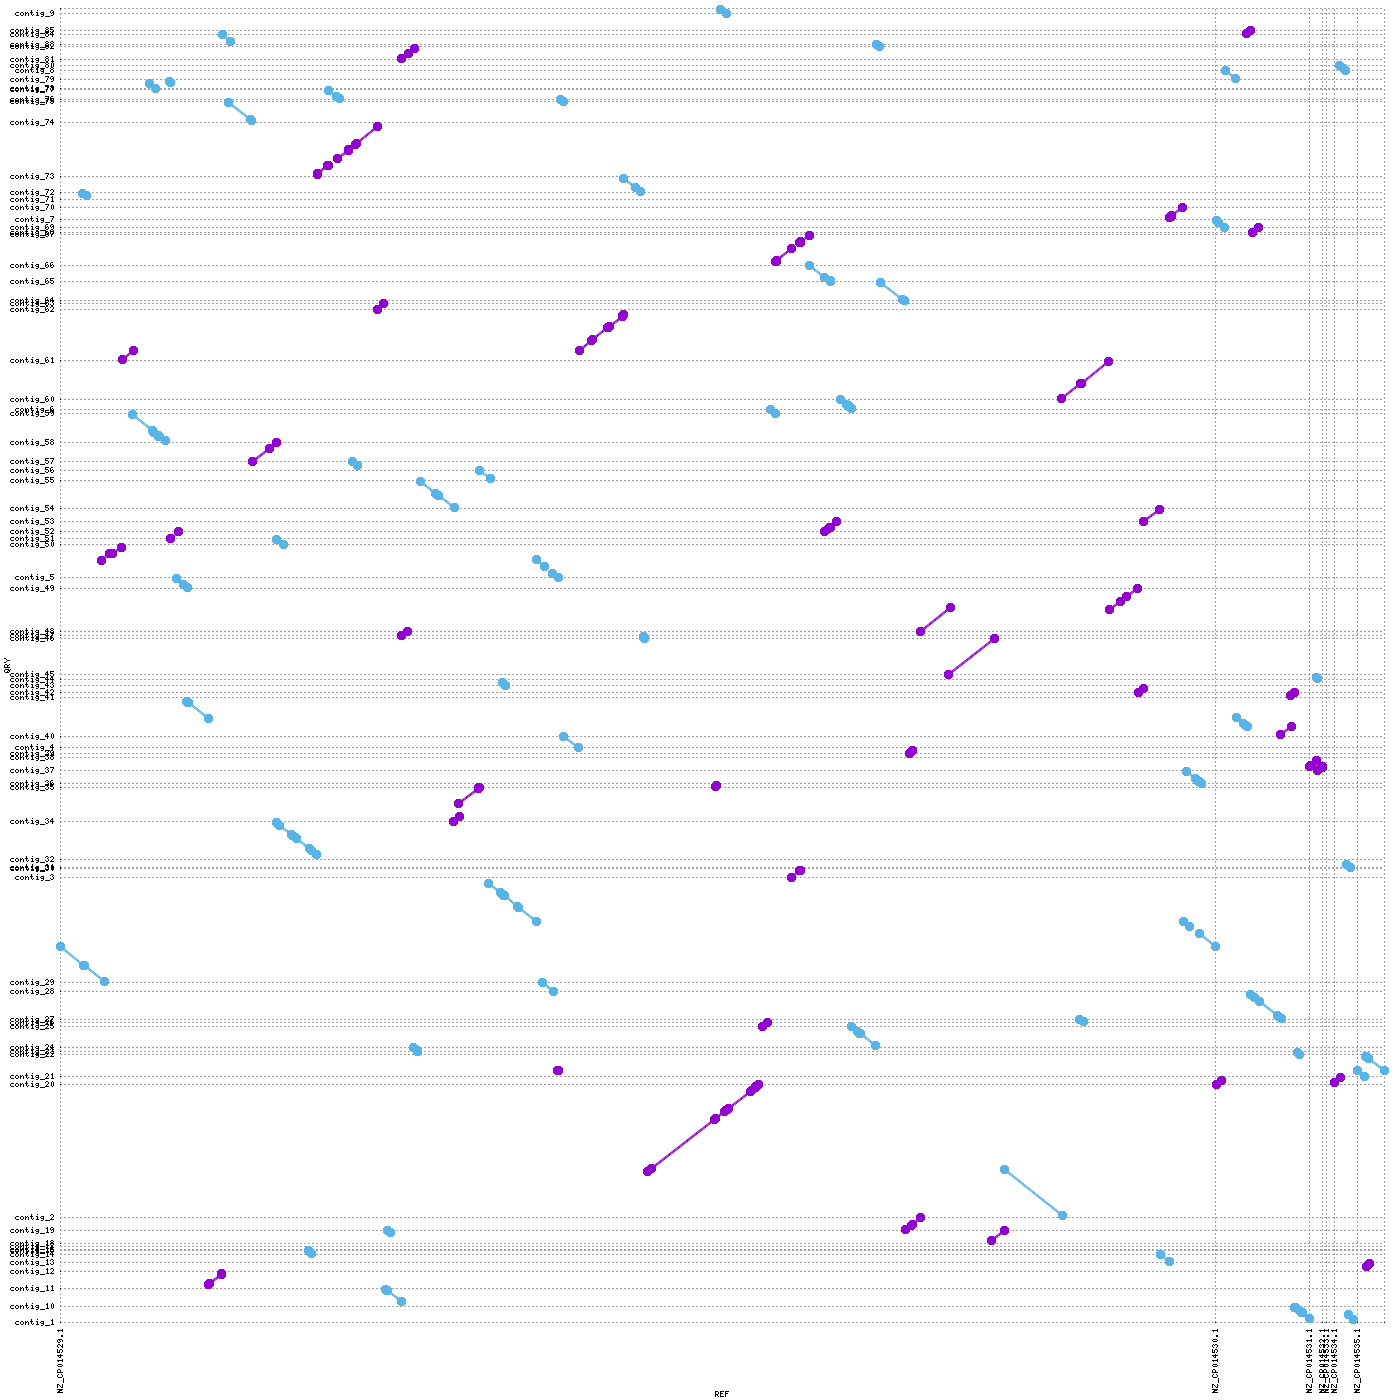

Source code (gnuplot):
set terminal png tiny size 1400,1400
set output "/home/dich3309/rnaseq-tnseq-enterococcus-analysis/analyses/03_assembly_evaluation/mummer/flye_nanopore/flye_nanopore_plot.png"
set xtics rotate ( \
 "NZ_CP014529.1" 1.0, \
 "NZ_CP014530.1" 2765010.0, \
 "NZ_CP014531.1" 2988697.0, \
 "NZ_CP014532.1" 3021119.0, \
 "NZ_CP014533.1" 3030428.0, \
 "NZ_CP014534.1" 3047681.0, \
 "NZ_CP014535.1" 3102847.0, \
 "" 3168410 \
)
set ytics ( \
 "contig_1" 1.0, \
 "contig_10" 47447.0, \
 "contig_11" 99426.0, \
 "contig_12" 151191.0, \
 "contig_13" 178785.0, \
 "contig_14" 202212.0, \
 "contig_15" 211477.0, \
 "contig_16" 217006.0, \
 "contig_17" 225614.0, \
 "contig_18" 234348.0, \
 "contig_19" 273055.0, \
 "contig_2" 309836.0, \
 "contig_20" 703177.0, \
 "contig_21" 726824.0, \
 "contig_22" 791986.0, \
 "contig_23" 800872.0, \
 "contig_24" 812902.0, \
 "contig_25" 875335.0, \
 "contig_26" 887181.0, \
 "contig_27" 896500.0, \
 "contig_28" 977088.0, \
 "contig_29" 1005663.0, \
 "contig_3" 1314926.0, \
 "contig_30" 1342361.0, \
 "contig_31" 1345506.0, \
 "contig_32" 1368157.0, \
 "contig_34" 1480417.0, \
 "contig_35" 1582118.0, \
 "contig_36" 1592720.0, \
 "contig_37" 1631098.0, \
 "contig_38" 1669467.0, \
 "contig_39" 1682410.0, \
 "contig_4" 1698509.0, \
 "contig_40" 1733230.0, \
 "contig_41" 1847428.0, \
 "contig_42" 1863282.0, \
 "contig_43" 1882912.0, \
 "contig_44" 1901972.0, \
 "contig_45" 1915020.0, \
 "contig_46" 2021707.0, \
 "contig_47" 2029606.0, \
 "contig_48" 2043397.0, \
 "contig_49" 2171102.0, \
 "contig_5" 2201724.0, \
 "contig_50" 2300117.0, \
 "contig_51" 2318441.0, \
 "contig_52" 2338183.0, \
 "contig_53" 2366889.0, \
 "contig_54" 2406060.0, \
 "contig_55" 2489707.0, \
 "contig_56" 2520102.0, \
 "contig_57" 2546071.0, \
 "contig_58" 2600854.0, \
 "contig_59" 2686227.0, \
 "contig_6" 2697839.0, \
 "contig_60" 2728066.0, \
 "contig_61" 2843152.0, \
 "contig_62" 2993991.0, \
 "contig_63" 3011352.0, \
 "contig_64" 3021020.0, \
 "contig_65" 3078427.0, \
 "contig_66" 3124604.0, \
 "contig_67" 3216058.0, \
 "contig_68" 3221152.0, \
 "contig_69" 3236331.0, \
 "contig_7" 3259338.0, \
 "contig_70" 3296374.0, \
 "contig_71" 3320069.0, \
 "contig_72" 3339201.0, \
 "contig_73" 3386614.0, \
 "contig_74" 3546730.0, \
 "contig_75" 3609156.0, \
 "contig_76" 3616657.0, \
 "contig_77" 3645722.0, \
 "contig_78" 3648988.0, \
 "contig_79" 3673523.0, \
 "contig_8" 3700493.0, \
 "contig_80" 3714877.0, \
 "contig_81" 3732803.0, \
 "contig_82" 3772248.0, \
 "contig_83" 3779307.0, \
 "contig_84" 3806869.0, \
 "contig_85" 3818548.0, \
 "contig_9" 3868621.0, \
 "" 3884554 \
)
set size 1,1
set grid
unset key
set border 0
set tics scale 0
set xlabel "REF"
set ylabel "QRY"
set format "%.0f"
set mouse format "%.0f"
set mouse mouseformat "[%.0f, %.0f]"
set xrange [1:3168410]
set yrange [1:3884554]
set style line 1  lt 1 lw 3 pt 6 ps 1
set style line 2  lt 3 lw 3 pt 6 ps 1
set style line 3  lt 2 lw 3 pt 6 ps 1
plot \
 "/home/dich3309/rnaseq-tnseq-enterococcus-analysis/analyses/03_assembly_evaluation/mummer/flye_nanopore/flye_nanopore_plot.fplot" title "FWD" w lp ls 1, \
 "/home/dich3309/rnaseq-tnseq-enterococcus-analysis/analyses/03_assembly_evaluation/mummer/flye_nanopore/flye_nanopore_plot.rplot" title "REV" w lp ls 2
